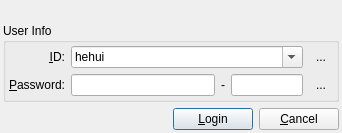
<?xml version="1.0" encoding="UTF-8"?>
<ui version="4.0">
 <author>He Hui</author>
 <class>LoginDlgUI</class>
 <widget class="QDialog" name="LoginDlgUI">
  <property name="geometry">
   <rect>
    <x>0</x>
    <y>0</y>
    <width>406</width>
    <height>197</height>
   </rect>
  </property>
  <property name="sizePolicy">
   <sizepolicy hsizetype="Preferred" vsizetype="Preferred">
    <horstretch>0</horstretch>
    <verstretch>0</verstretch>
   </sizepolicy>
  </property>
  <property name="maximumSize">
   <size>
    <width>3331</width>
    <height>2251</height>
   </size>
  </property>
  <property name="windowTitle">
   <string>Login...</string>
  </property>
  <property name="windowIcon">
   <iconset resource="../gui.qrc">
    <normaloff>:/resources/images/login.png</normaloff>:/resources/images/login.png</iconset>
  </property>
  <property name="sizeGripEnabled">
   <bool>false</bool>
  </property>
  <layout class="QGridLayout" name="gridLayout">
   <property name="sizeConstraint">
    <enum>QLayout::SetFixedSize</enum>
   </property>
   <property name="margin">
    <number>3</number>
   </property>
   <property name="spacing">
    <number>6</number>
   </property>
   <item row="0" column="0">
    <widget class="QLabel" name="logoLabel">
     <property name="text">
      <string/>
     </property>
     <property name="pixmap">
      <pixmap resource="../gui.qrc">:/resources/images/logo.png</pixmap>
     </property>
     <property name="alignment">
      <set>Qt::AlignCenter</set>
     </property>
    </widget>
   </item>
   <item row="1" column="0">
    <widget class="QGroupBox" name="userInfoGB">
     <property name="sizePolicy">
      <sizepolicy hsizetype="Expanding" vsizetype="Preferred">
       <horstretch>0</horstretch>
       <verstretch>0</verstretch>
      </sizepolicy>
     </property>
     <property name="title">
      <string>User Info</string>
     </property>
     <property name="checkable">
      <bool>false</bool>
     </property>
     <property name="checked">
      <bool>false</bool>
     </property>
     <layout class="QGridLayout">
      <property name="margin">
       <number>3</number>
      </property>
      <property name="spacing">
       <number>6</number>
      </property>
      <item row="0" column="0">
       <widget class="QLabel" name="userIDLabel">
        <property name="text">
         <string>&amp;ID:</string>
        </property>
        <property name="alignment">
         <set>Qt::AlignRight|Qt::AlignTrailing|Qt::AlignVCenter</set>
        </property>
        <property name="buddy">
         <cstring>userIDComboBox</cstring>
        </property>
       </widget>
      </item>
      <item row="0" column="1" colspan="3">
       <widget class="QComboBox" name="userIDComboBox">
        <property name="sizePolicy">
         <sizepolicy hsizetype="Expanding" vsizetype="Fixed">
          <horstretch>0</horstretch>
          <verstretch>0</verstretch>
         </sizepolicy>
        </property>
        <property name="toolTip">
         <string>User Name</string>
        </property>
        <property name="editable">
         <bool>true</bool>
        </property>
        <property name="duplicatesEnabled">
         <bool>false</bool>
        </property>
        <item>
         <property name="text">
          <string>hehui</string>
         </property>
        </item>
       </widget>
      </item>
      <item row="1" column="0">
       <widget class="QLabel" name="passwordLabel">
        <property name="text">
         <string>&amp;Password:</string>
        </property>
        <property name="alignment">
         <set>Qt::AlignRight|Qt::AlignTrailing|Qt::AlignVCenter</set>
        </property>
        <property name="buddy">
         <cstring>passwordLineEdit</cstring>
        </property>
       </widget>
      </item>
      <item row="1" column="1">
       <widget class="QLineEdit" name="passwordLineEdit">
        <property name="sizePolicy">
         <sizepolicy hsizetype="Expanding" vsizetype="Fixed">
          <horstretch>2</horstretch>
          <verstretch>0</verstretch>
         </sizepolicy>
        </property>
        <property name="toolTip">
         <string>Password</string>
        </property>
        <property name="text">
         <string notr="true">iamhehui~</string>
        </property>
        <property name="echoMode">
         <enum>QLineEdit::NoEcho</enum>
        </property>
       </widget>
      </item>
      <item row="1" column="4">
       <widget class="QToolButton" name="toolButtonKey">
        <property name="text">
         <string>...</string>
        </property>
        <property name="icon">
         <iconset resource="../gui.qrc">
          <normaloff>:/resources/images/key.png</normaloff>:/resources/images/key.png</iconset>
        </property>
        <property name="autoRaise">
         <bool>true</bool>
        </property>
       </widget>
      </item>
      <item row="0" column="4">
       <widget class="QToolButton" name="toolButtonUser">
        <property name="text">
         <string>...</string>
        </property>
        <property name="icon">
         <iconset resource="../gui.qrc">
          <normaloff>:/resources/images/user.png</normaloff>:/resources/images/user.png</iconset>
        </property>
        <property name="autoRaise">
         <bool>true</bool>
        </property>
       </widget>
      </item>
      <item row="1" column="3">
       <widget class="QLineEdit" name="lineEditAuthenticode">
        <property name="sizePolicy">
         <sizepolicy hsizetype="Preferred" vsizetype="Fixed">
          <horstretch>1</horstretch>
          <verstretch>0</verstretch>
         </sizepolicy>
        </property>
        <property name="toolTip">
         <string>Authenticode</string>
        </property>
        <property name="echoMode">
         <enum>QLineEdit::NoEcho</enum>
        </property>
       </widget>
      </item>
      <item row="1" column="2">
       <widget class="QLabel" name="labelAuthenticode">
        <property name="text">
         <string>-</string>
        </property>
        <property name="buddy">
         <cstring>lineEditAuthenticode</cstring>
        </property>
       </widget>
      </item>
     </layout>
    </widget>
   </item>
   <item row="2" column="0">
    <layout class="QHBoxLayout" name="buttonHBoxLayout">
     <property name="spacing">
      <number>6</number>
     </property>
     <property name="margin">
      <number>0</number>
     </property>
     <item>
      <spacer>
       <property name="orientation">
        <enum>Qt::Horizontal</enum>
       </property>
       <property name="sizeType">
        <enum>QSizePolicy::Expanding</enum>
       </property>
       <property name="sizeHint" stdset="0">
        <size>
         <width>10</width>
         <height>20</height>
        </size>
       </property>
      </spacer>
     </item>
     <item>
      <widget class="QPushButton" name="loginButton">
       <property name="text">
        <string>&amp;Login</string>
       </property>
       <property name="default">
        <bool>true</bool>
       </property>
      </widget>
     </item>
     <item>
      <widget class="QPushButton" name="cancelButton">
       <property name="text">
        <string>&amp;Cancel</string>
       </property>
       <property name="shortcut">
        <string>Esc</string>
       </property>
      </widget>
     </item>
    </layout>
   </item>
  </layout>
 </widget>
 <tabstops>
  <tabstop>userIDComboBox</tabstop>
  <tabstop>passwordLineEdit</tabstop>
  <tabstop>lineEditAuthenticode</tabstop>
  <tabstop>loginButton</tabstop>
  <tabstop>cancelButton</tabstop>
  <tabstop>toolButtonUser</tabstop>
  <tabstop>toolButtonKey</tabstop>
 </tabstops>
 <resources>
  <include location="../gui.qrc"/>
  <include location="../gui.qrc"/>
 </resources>
 <connections/>
</ui>
